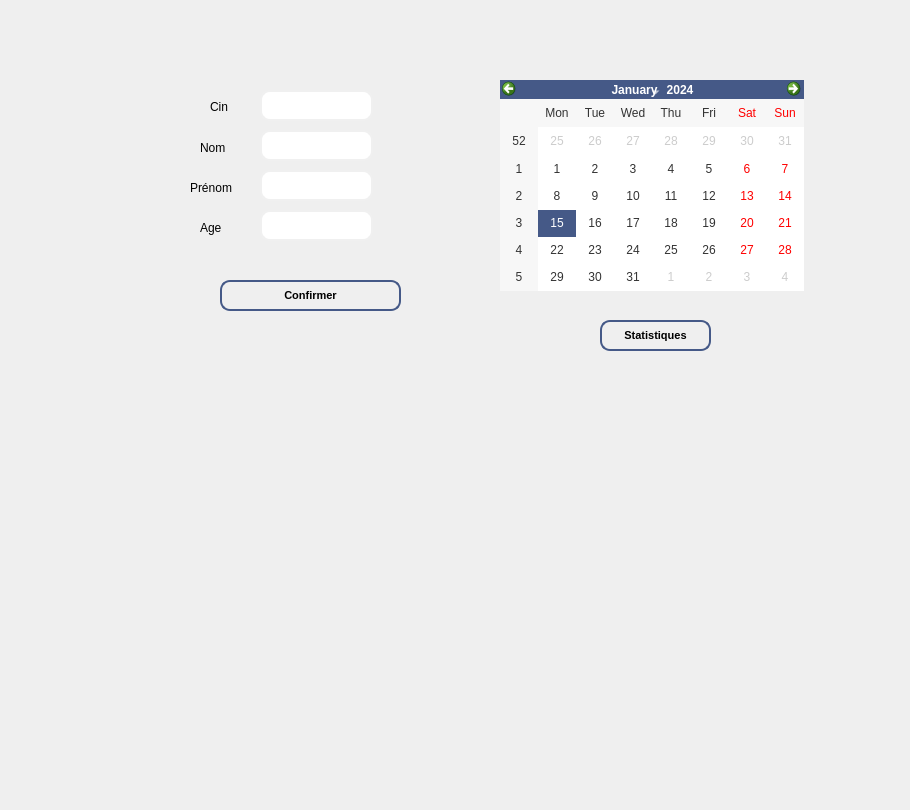
      <widget class="QWidget" name="tab_134">
       <attribute name="title">
        <string>Modifier un patient</string>
       </attribute>
       <widget class="QLineEdit" name="modifier_cin">
        <property name="geometry">
         <rect>
          <x>260</x>
          <y>90</y>
          <width>113</width>
          <height>31</height>
         </rect>
        </property>
        <property name="styleSheet">
         <string notr="true">QLineEdit {
  background-color: qlineargradient(x1: 0, y1: 0, x2: 0, y2: 1,
                                      stop: 0 #455987, stop: 1 #4d8fac);
  border: 2px solid #f0f0f0;
  border-radius: 10px;
  color: #ffffff;
  padding: 8px 16px;
  transition: all 0.3s ease-in-out;
}

QLineEdit:hover {
  background-color: qlineargradient(x1: 0, y1: 0, x2: 0, y2: 1,
                                      stop: 0 #4d8fac, stop: 1 #455987);
  border-color: #ffffff;
}

QLineEdit:focus {
  background-color: qlineargradient(x1: 0, y1: 0, x2: 0, y2: 1,
                                      stop: 0 #4d8fac, stop: 1 #455987);
  border-color: #ffffff;
  box-shadow: 0 0 10px #4d8fac;
}
</string>
        </property>
       </widget>
       <widget class="QLineEdit" name="modifier_nom">
        <property name="geometry">
         <rect>
          <x>260</x>
          <y>130</y>
          <width>113</width>
          <height>31</height>
         </rect>
        </property>
        <property name="styleSheet">
         <string notr="true">QLineEdit {
  background-color: qlineargradient(x1: 0, y1: 0, x2: 0, y2: 1,
                                      stop: 0 #455987, stop: 1 #4d8fac);
  border: 2px solid #f0f0f0;
  border-radius: 10px;
  color: #ffffff;
  padding: 8px 16px;
  transition: all 0.3s ease-in-out;
}

QLineEdit:hover {
  background-color: qlineargradient(x1: 0, y1: 0, x2: 0, y2: 1,
                                      stop: 0 #4d8fac, stop: 1 #455987);
  border-color: #ffffff;
}

QLineEdit:focus {
  background-color: qlineargradient(x1: 0, y1: 0, x2: 0, y2: 1,
                                      stop: 0 #4d8fac, stop: 1 #455987);
  border-color: #ffffff;
  box-shadow: 0 0 10px #4d8fac;
}
</string>
        </property>
       </widget>
       <widget class="QLineEdit" name="modifier_age">
        <property name="geometry">
         <rect>
          <x>260</x>
          <y>210</y>
          <width>113</width>
          <height>31</height>
         </rect>
        </property>
        <property name="styleSheet">
         <string notr="true">QLineEdit {
  background-color: qlineargradient(x1: 0, y1: 0, x2: 0, y2: 1,
                                      stop: 0 #455987, stop: 1 #4d8fac);
  border: 2px solid #f0f0f0;
  border-radius: 10px;
  color: #ffffff;
  padding: 8px 16px;
  transition: all 0.3s ease-in-out;
}

QLineEdit:hover {
  background-color: qlineargradient(x1: 0, y1: 0, x2: 0, y2: 1,
                                      stop: 0 #4d8fac, stop: 1 #455987);
  border-color: #ffffff;
}

QLineEdit:focus {
  background-color: qlineargradient(x1: 0, y1: 0, x2: 0, y2: 1,
                                      stop: 0 #4d8fac, stop: 1 #455987);
  border-color: #ffffff;
  box-shadow: 0 0 10px #4d8fac;
}
</string>
        </property>
       </widget>
       <widget class="QLabel" name="label_180">
        <property name="geometry">
         <rect>
          <x>210</x>
          <y>100</y>
          <width>47</width>
          <height>14</height>
         </rect>
        </property>
        <property name="styleSheet">
         <string notr="true">
font: 87 8pt &quot;Segoe UI Black&quot;,rgb(0, 0, 0);</string>
        </property>
        <property name="text">
         <string>Cin</string>
        </property>
       </widget>
       <widget class="QLabel" name="label_181">
        <property name="geometry">
         <rect>
          <x>200</x>
          <y>140</y>
          <width>51</width>
          <height>16</height>
         </rect>
        </property>
        <property name="styleSheet">
         <string notr="true">
font: 87 8pt &quot;Segoe UI Black&quot;,rgb(0, 0, 0);</string>
        </property>
        <property name="text">
         <string>Nom</string>
        </property>
       </widget>
       <widget class="QPushButton" name="choix_cin_NOUR_4">
        <property name="geometry">
         <rect>
          <x>220</x>
          <y>280</y>
          <width>181</width>
          <height>31</height>
         </rect>
        </property>
        <property name="styleSheet">
         <string notr="true">QPushButton {
    background: qlineargradient(x1: 0, y1: 0, x2: 0, y2: 1,
                                stop: 0 #F5DEB3, stop: 0.5 #D2B48C, stop: 1.0 #F5DEB3);
    border: 2px solid #455987;
    border-radius: 10px;
    padding: 5px 10px;
    font-size: 11px; 
    font-weight: bold;
    color: #000000;
    text-shadow: 1px 1px #FFFFFF;
    box-shadow: 1px 1px 3px rgba(0, 0, 0, 0.25);
}

QPushButton:hover {
    background: qlineargradient(x1: 0, y1: 0, x2: 0, y2: 1,
                                stop: 0 #D2B48C, stop: 0.5 #F5DEB3, stop: 1.0 #F5DEB3);
    border: 2px solid #455987;
    text-shadow: 1px 1px #FFFFFF;
}
</string>
        </property>
        <property name="text">
         <string>Confirmer</string>
        </property>
       </widget>
       <widget class="QCalendarWidget" name="calendarWidget_2">
        <property name="geometry">
         <rect>
          <x>500</x>
          <y>80</y>
          <width>304</width>
          <height>211</height>
         </rect>
        </property>
        <property name="styleSheet">
         <string notr="true">QCalendarWidget QAbstractItemView:enabled {
    font-size: 12px;
    color: #333333;
    background-color: #FFFFFF;
    selection-background-color: #455987;
    selection-color: #FFFFFF;
}

QCalendarWidget QToolButton {
    font-size: 12px;
    color: #FFFFFF;
    background-color: #455987;
    border: none;
}

QCalendarWidget QSpinBox,
QCalendarWidget QDoubleSpinBox,
QCalendarWidget QTimeEdit,
QCalendarWidget QLineEdit {
    font-size: 12px;
    color: #333333;
    background-color: #F5F5F5;
    border: 1px solid #CCCCCC;
    padding: 2px;
}

QCalendarWidget QWidget#qt_calendar_navigationbar {
    background-color: #455987;
}

QCalendarWidget QWidget#qt_calendar_prevmonth {
    image: url(prev_month.png);
}

QCalendarWidget QWidget#qt_calendar_nextmonth {
    image: url(next_month.png);
}

QCalendarWidget QAbstractItemView:disabled,
QCalendarWidget QSpinBox:disabled,
QCalendarWidget QDoubleSpinBox:disabled,
QCalendarWidget QTimeEdit:disabled,
QCalendarWidget QLineEdit:disabled {
    color: #CCCCCC;
    background-color: #F5F5F5;
}
</string>
        </property>
       </widget>
       <widget class="QLabel" name="label_214">
        <property name="geometry">
         <rect>
          <x>0</x>
          <y>-160</y>
          <width>901</width>
          <height>801</height>
         </rect>
        </property>
        <property name="text">
         <string/>
        </property>
        <property name="pixmap">
         <pixmap>:/Plan de travail 1@3x.png</pixmap>
        </property>
       </widget>
       <widget class="QPushButton" name="imprimerf_10">
        <property name="geometry">
         <rect>
          <x>600</x>
          <y>320</y>
          <width>111</width>
          <height>31</height>
         </rect>
        </property>
        <property name="styleSheet">
         <string notr="true">QPushButton {
    background: qlineargradient(x1: 0, y1: 0, x2: 0, y2: 1,
                                stop: 0 #F5DEB3, stop: 0.5 #D2B48C, stop: 1.0 #F5DEB3);
    border: 2px solid #455987;
    border-radius: 10px;
    padding: 5px 10px;
    font-size: 11px; 
    font-weight: bold;
    color: #000000;
    text-shadow: 1px 1px #FFFFFF;
    box-shadow: 1px 1px 3px rgba(0, 0, 0, 0.25);
}

QPushButton:hover {
    background: qlineargradient(x1: 0, y1: 0, x2: 0, y2: 1,
                                stop: 0 #D2B48C, stop: 0.5 #F5DEB3, stop: 1.0 #F5DEB3);
    border: 2px solid #455987;
    text-shadow: 1px 1px #FFFFFF;
}
</string>
        </property>
        <property name="text">
         <string>Statistiques</string>
        </property>
       </widget>
       <widget class="QLineEdit" name="modifier_prenom">
        <property name="geometry">
         <rect>
          <x>260</x>
          <y>170</y>
          <width>113</width>
          <height>31</height>
         </rect>
        </property>
        <property name="styleSheet">
         <string notr="true">QLineEdit {
  background-color: qlineargradient(x1: 0, y1: 0, x2: 0, y2: 1,
                                      stop: 0 #455987, stop: 1 #4d8fac);
  border: 2px solid #f0f0f0;
  border-radius: 10px;
  color: #ffffff;
  padding: 8px 16px;
  transition: all 0.3s ease-in-out;
}

QLineEdit:hover {
  background-color: qlineargradient(x1: 0, y1: 0, x2: 0, y2: 1,
                                      stop: 0 #4d8fac, stop: 1 #455987);
  border-color: #ffffff;
}

QLineEdit:focus {
  background-color: qlineargradient(x1: 0, y1: 0, x2: 0, y2: 1,
                                      stop: 0 #4d8fac, stop: 1 #455987);
  border-color: #ffffff;
  box-shadow: 0 0 10px #4d8fac;
}
</string>
        </property>
       </widget>
       <widget class="QLabel" name="label_182">
        <property name="geometry">
         <rect>
          <x>190</x>
          <y>180</y>
          <width>51</width>
          <height>16</height>
         </rect>
        </property>
        <property name="styleSheet">
         <string notr="true">
font: 87 8pt &quot;Segoe UI Black&quot;,rgb(0, 0, 0);</string>
        </property>
        <property name="text">
         <string>Prénom</string>
        </property>
       </widget>
       <widget class="QLabel" name="label_183">
        <property name="geometry">
         <rect>
          <x>200</x>
          <y>220</y>
          <width>51</width>
          <height>16</height>
         </rect>
        </property>
        <property name="styleSheet">
         <string notr="true">
font: 87 8pt &quot;Segoe UI Black&quot;,rgb(0, 0, 0);</string>
        </property>
        <property name="text">
         <string>Age</string>
        </property>
       </widget>
       <zorder>label_214</zorder>
       <zorder>modifier_cin</zorder>
       <zorder>modifier_nom</zorder>
       <zorder>modifier_age</zorder>
       <zorder>label_180</zorder>
       <zorder>label_181</zorder>
       <zorder>choix_cin_NOUR_4</zorder>
       <zorder>calendarWidget_2</zorder>
       <zorder>imprimerf_10</zorder>
       <zorder>modifier_prenom</zorder>
       <zorder>label_182</zorder>
       <zorder>label_183</zorder>
      </widget>
